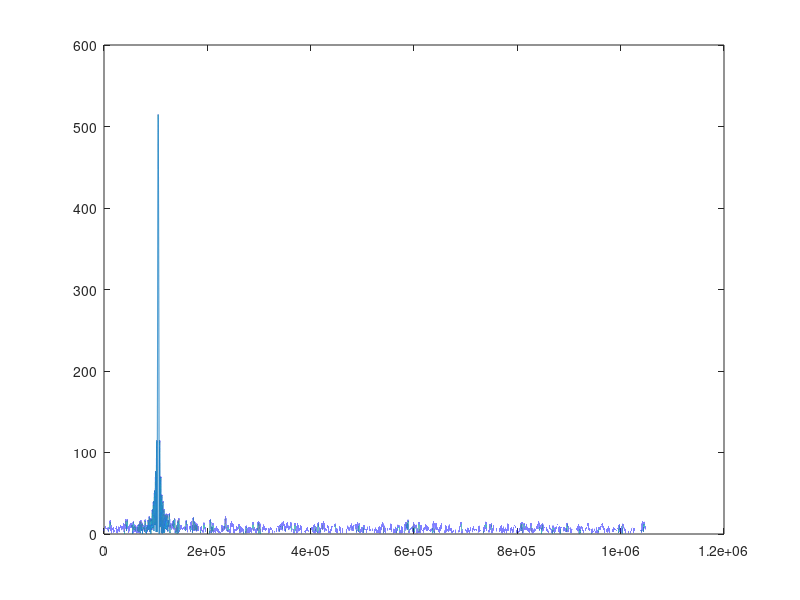

Write the MATLAB code that produced this figure.
clear all;
close all;

%% Define parameters

F_s = 10^6;
T = 1/F_s;

f_0 = 10^5;
omega_0 = 2*pi*f_0;
phi = pi/8;
A = 1;

SNR_decibel = 20;
SNR = db2mag(SNR_decibel);
sigma_square = A^2/2*SNR;
sigma = sqrt(A^2./(2*SNR));

N = 513;
P = N*(N-1)/2;
Q = N*(N-1)*(2*N-1)/6;
n_0 = -P/N;
n = n_0:1:(n_0 + N-1);
t = 0:T:T*(N-1);
k = [10,12,14,16,18,20];

%% Define signal

w_r = normrnd(0,sigma,1,N);
w_i = 1i*normrnd(0,sigma,1,N);

x = A* exp(1i*(omega_0*n*T + phi)) + w_r + w_i;

%% Find CRLB
CRLB_freq = 12*sigma_square / A^2*T^2*N*(N^2-1);
CRLB_phase = 12*sigma_square*(n_0^2*N+2*n_0*P+Q) / (A^2*N^2*(N^2-1));

%% Fourier transform of x

M = 2^k(6);
x = [x zeros(1,M-size(x,2))];

Y = fft(x,M);
%Y = Y .* [ones(1,0.5*M), zeros(1,0.5*M)];
[val, m_star] = max(Y);

%% Find estimates

omega_hat = (2*pi*m_star) / (M*T);
phi_hat = angle(exp(-1i*omega_hat*n_0*T) * val);
omega_hat = (2*pi*m_star) / (T*M);

%% Estimation errors

e_omega = omega_0 - omega_hat;
e_phi = phi - phi_hat;

%% Plot

plot(abs(Y));
